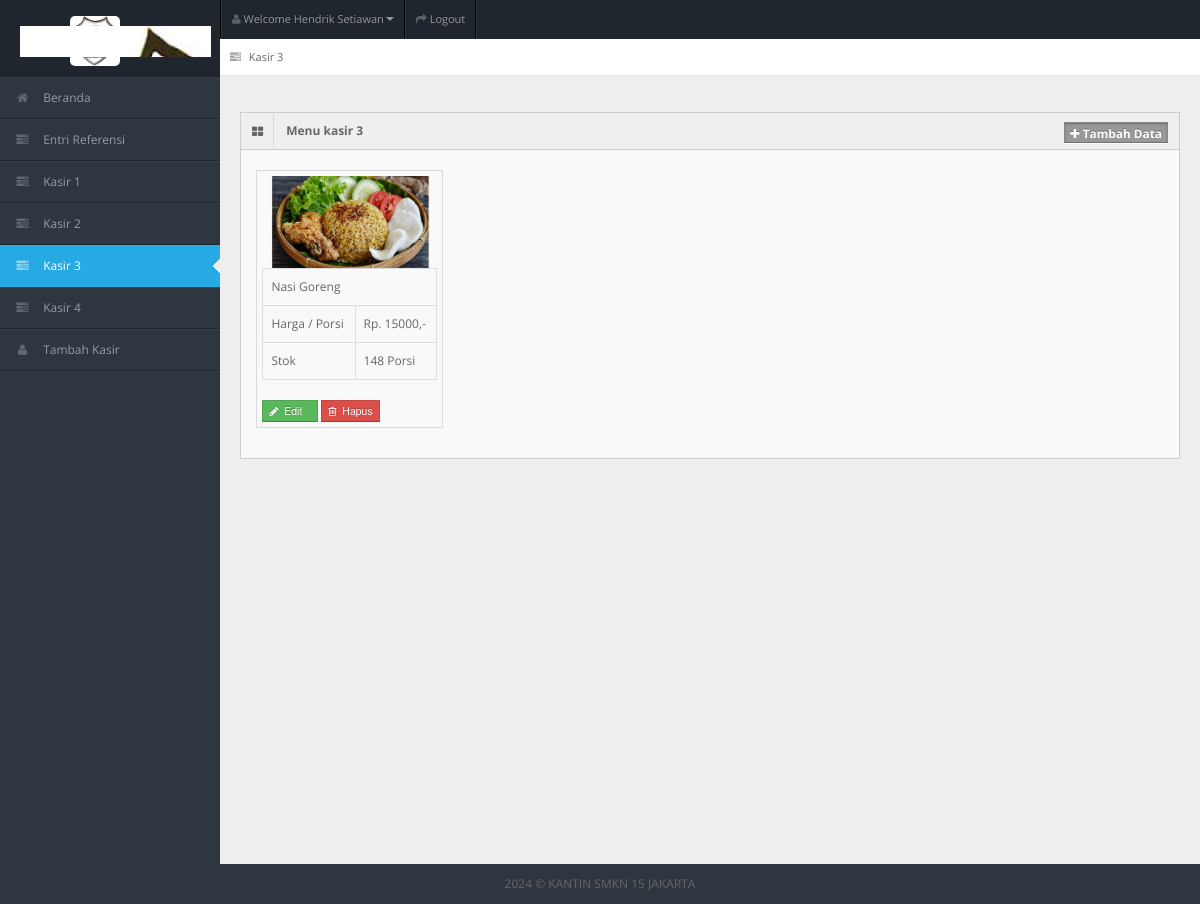
The app's page /kasir3.php (signed in) with its own data.
### tables this page shows
CREATE TABLE `tb_user` (
  `id_user` int(11) NOT NULL,
  `username` varchar(150) NOT NULL,
  `password` varchar(150) NOT NULL,
  `nama_user` varchar(150) NOT NULL,
  `id_level` int(11) NOT NULL,
  `status` varchar(150) NOT NULL
);

CREATE TABLE `tb_masakan` (
  `id_masakan` int(11) NOT NULL,
  `id_level` int(11) NOT NULL,
  `nama_masakan` varchar(150) NOT NULL,
  `harga` varchar(150) NOT NULL,
  `stok` int(11) NOT NULL,
  `status_masakan` varchar(150) NOT NULL,
  `gambar_masakan` varchar(150) NOT NULL
);

### kasir3.php (the view, shortened to what this page needs)
<!DOCTYPE html>
<?php
include "connection/koneksi.php";
$id = $_SESSION['id_user'];
if(isset ($_SESSION['username'])){
  $query = "select * from tb_user natural join tb_level where id_user = $id";
  mysqli_query($conn, $query);
  $sql = mysqli_query($conn, $query);
  while($r = mysqli_fetch_array($sql)){
?>
<html lang="en">
<head>
    <link rel="stylesheet" href="template/dashboard/css/bootstrap.min.css" />
    <link rel="stylesheet" href="template/dashboard/css/bootstrap-responsive.min.css" />
    <link rel="stylesheet" href="template/dashboard/css/fullcalendar.css" />
    <link rel="stylesheet" href="template/dashboard/css/matrix-style.css" />
    <link rel="stylesheet" href="template/dashboard/css/matrix-media.css" />
    <link href="template/dashboard/font-awesome/css/font-awesome.css" rel="stylesheet" />
    <link rel="stylesheet" href="template/dashboard/css/jquery.gritter.css" />
</head>
<body>
    <div id="header">
        <h1><a href="kasir3.php">Kasir 3</a></h1>
        <img src="gambar/logo155.jpg" alt="logo-smkn15" style="width: 50px; height:50px; margin-top:-25px; margin-left:70px; border-radius: 5px;">
    </div>
    <div id="user-nav" class="navbar navbar-inverse">
        <ul class="nav">
            <li class="dropdown" id="profile-messages"><a title="" href="#" data-toggle="dropdown"
                    data-target="#profile-messages" class="dropdown-toggle"><i class="icon icon-user"></i> <span
                        class="text">Welcome <?php echo $r['nama_user'];?></span><b class="caret"></b></a>
            </li>
            <li class="" onclick="show()" style="cursor:pointer;"><a title=""><i class="icon icon-share-alt"></i> <span
                        class="text">Logout</span></a></li>
        </ul>
    </div>
    <div id="sidebar">
        <ul>
            <?php
    if($r['id_level'] == 1){
  ?>
            <li><a href="beranda.php"><i class="icon icon-home"></i> <span>Beranda</span></a> </li>
            <li> <a href="entri_referensi.php"><i class="icon icon-tasks"></i> <span>Entri Referensi</span></a>
            <li> <a href="kasir1.php"><i class="icon icon-tasks"></i> <span>Kasir 1</span></a>
            <li> <a href="kasir2.php"><i class="icon icon-tasks"></i> <span>Kasir 2</span></a>
            <li class="active"> <a href="kasir3.php"><i class="icon icon-tasks"></i> <span>Kasir 3</span></a>
            <li> <a href="kasir4.php"><i class="icon icon-tasks"></i> <span>Kasir 4</span></a>
            <li> <a href="daftar.php"><i class="icon icon-user"></i> <span>Tambah Kasir</span></a>
            </li>
            <?php
    } else if($r['id_level'] == 2){
  ?>
            <li><a href="beranda.php"><i class="icon icon-home"></i> <span>Beranda</span></a> </li>
            <li> <a href="entri_order.php"><i class="icon icon-shopping-cart"></i> <span>Entri Order</span></a> </li>
            <li> <a href="generate_laporan.php"><i class="icon icon-print"></i> <span>Generate Laporan</span></a> </li>
            <li> <a href="logout.php"><i class="icon icon-sign-out"></i> <span>Logout</span></a> </li>
            <?php
    } else if($r['id_level'] == 3){
  ?>
            <li class="active"><a href="beranda.php"><i class="icon icon-home"></i> <span>Beranda</span></a> </li>
            <li> <a href="entri_order.php"><i class="icon icon-shopping-cart"></i> <span>Entri Order</span></a> </li>
            <li> <a href="entri_transaksi.php"><i class="icon icon-inbox"></i> <span>Entri Transaksi</span></a> </li>
            <li> <a href="generate_laporan.php"><i class="icon icon-print"></i> <span>Generate Laporan</span></a> </li>
            <li> <a href="logout.php"><i class="icon icon-sign-out"></i> <span>Logout</span></a> </li <?php
    } else if($r['id_level'] == 4){
  ?> <li><a href="beranda.php"><i class="icon icon-home"></i> <span>Beranda</span></a> </li>
            <li> <a href="generate_laporan.php"><i class="icon icon-print"></i> <span>Generate Laporan</span></a> </li>
            <li> <a href="logout.php"><i class="icon icon-sign-out"></i> <span>Logout</span></a> </li>
            <?php
    } else if($r['id_level'] == 5){
  ?>
            <li><a href="beranda.php"><i class="icon icon-home"></i> <span>Beranda</span></a> </li>
            <li> <a href="entri_order.php"><i class="icon icon-shopping-cart"></i> <span>Entri Order</span></a> </li>
            <li> <a href="logout.php"><i class="icon icon-sign-out"></i> <span>Logout</span></a> </li>
            <?php
    }
  ?>
        </ul>
    </div>
    <div id="content">
        <div id="content-header">
            <div id="breadcrumb"> <a href="kasir3.php" title="Go to here" class="tip-bottom"><i
                        class="icon icon-tasks"></i> Kasir 3</a></div>
        </div>
        <div class="container-fluid">
            <div class="row-fluid">
                <?php
      if($r['id_level'] == 1){
    ?>
                <div class="widget-box">
                    <div class="widget-title bg_lg"><span class="icon"><i class="icon-th-large"></i></span>
                        <h5>Menu kasir 3</h5>
                        <a href="tambah_menu3.php" class="btn btn-info btn-mini label"><i
                                class="icon-plus"></i>&nbsp;Tambah Data</a>
                    </div>
                    <div class="widget-content">
                        <ul class="thumbnails">
                            <div class="btn-icon-pg">
                                <ul>
                                    <?php
                  $query_data_makanan = "select * from tb_masakan JOIN tb_level ON tb_masakan.id_level = tb_level.id_level WHERE tb_level.nama_level = 'kasir3' ORDER BY tb_masakan.id_masakan DESC";
                  $sql_data_makanan = mysqli_query($conn, $query_data_makanan);
                  while($r_dt_makanan = mysqli_fetch_array($sql_data_makanan)){
                ?>
                                    <li class="span2">
                                        <a> <img src="gambar/<?php echo $r_dt_makanan['gambar_masakan']?>" alt=""> </a>
                                        <table class="table table-bordered">
                                            <tbody>
                                                <tr>
                                                    <td><?php echo $r_dt_makanan['nama_masakan'];?></td>
                                                </tr>
                                                <tr>
                                                    <td>Harga / Porsi</td>
                                                    <td>Rp. <?php echo $r_dt_makanan['harga'];?>,-</td>
                                                </tr>
                                                <tr>
                                                    <td>Stok</td>
                                                    <td><?php echo $r_dt_makanan['stok'];?> Porsi</td>
                                                </tr>
                                            </tbody>
                                        </table>
                                        <form action="" method="post">
                                            <button type="submit" value="<?php echo $r_dt_makanan['id_masakan'];?>"
                                                name="edit_menu3" class="btn btn-success btn-mini"><i
                                                    class='icon-pencil'></i>&nbsp;&nbsp;Edit &nbsp;&nbsp;</button>
                                            <button type="submit" value="<?php echo $r_dt_makanan['id_masakan'];?>"
                                                name="hapus_menu" class="btn btn-mini btn-danger"><i
                                                    class='icon icon-trash'></i>&nbsp; Hapus</button>
                                        </form>
                                    </li>
                                    <?php
                    }
                  ?>
                                </ul>
                            </div>
                        </ul>
                    </div>
                </div>
                <?php
        }
      ?>
            </div>
        </div>
    </div>
    <div class="row-fluid">
        <div id="footer" class="span12"> <?php echo date('Y'); ?> &copy; KANTIN <a href="#">SMKN
                15 JAKARTA</a>
        </div>
</body>
</html>
<?php
  }
} else {
  header('location: logout.php');
}
?>

### template/dashboard/css/matrix-media.css (style rules this page uses)
body { background:#2E363F; }
#header { background-color: #1f262d; margin-top:10px; }
#sidebar > ul { border-bottom: 1px solid #37414b }
#sidebar > ul > li { border-top: 1px solid #37414b; border-bottom: 1px solid #1f262d; }
#sidebar > ul > li.active { background-color: #27a9e3; border-bottom: 1px solid #27a9e3; border-top: 1px solid #27a9e3; }
#sidebar > ul > li.active a { color:#fff; text-decoration:none; }

### records on screen
tb_user: nama_user "Hendrik Setiawan"
tb_masakan: gambar_masakan (picture), nama_masakan "Nasi Goreng", harga "15000", stok "148", $r_dt_makanan['id_masakan'] 56 (drawn)
